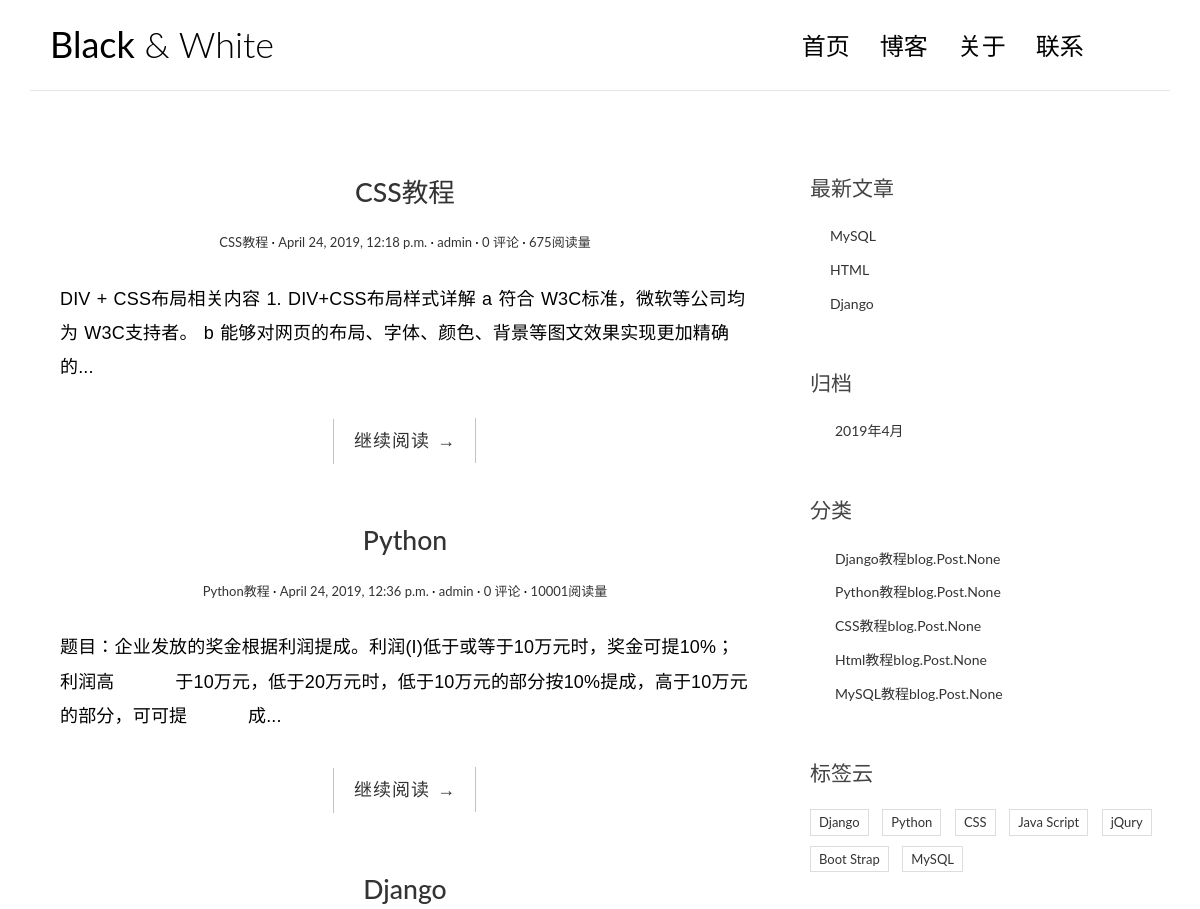
/blog/ (upper part), run on an earlier commit of the app's database.
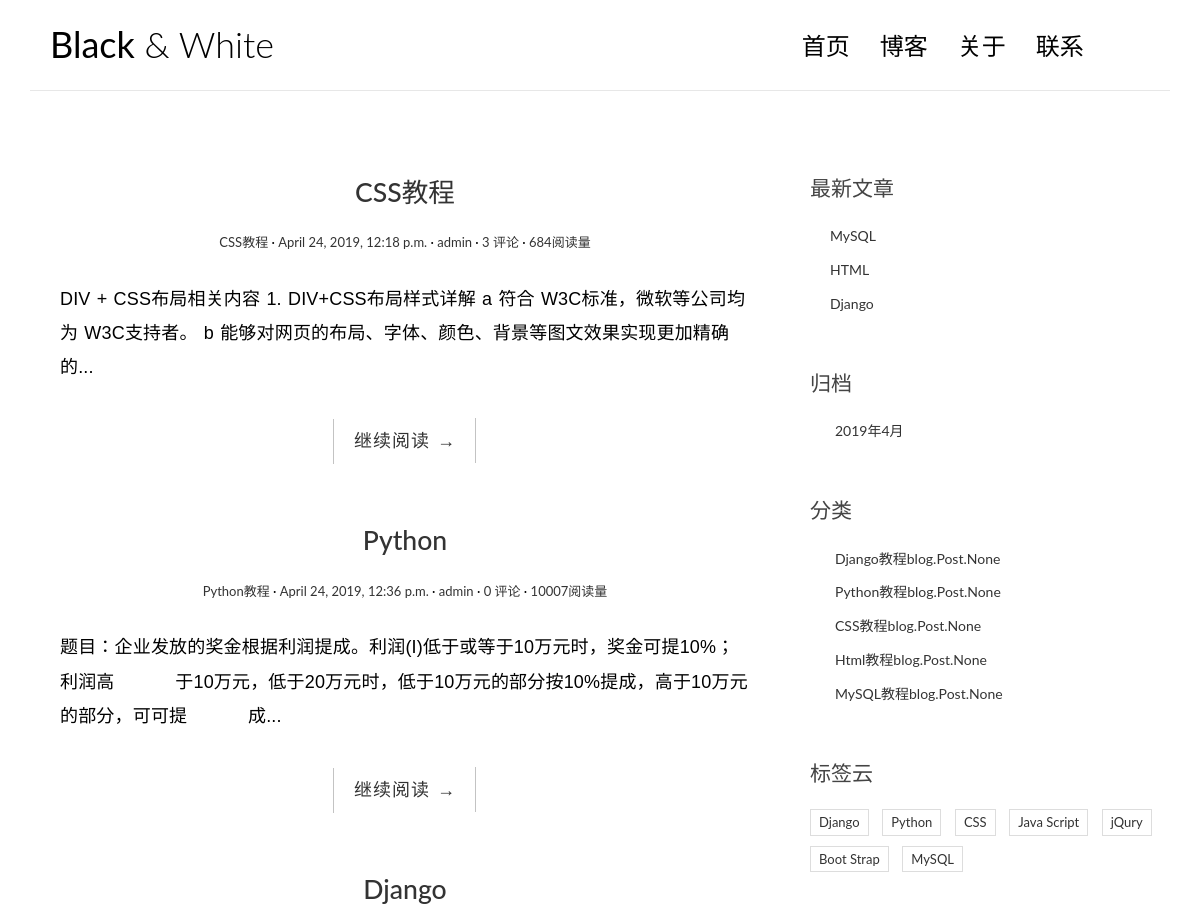
And on a later commit of the database.
### blog/models.py (models this page shows, shortened)
class Post(models.Model):
    title = models.CharField('标题', max_length=10)
    summary = models.CharField('摘要', max_length=100)
    body = models.TextField('内容')
    views = models.PositiveIntegerField('阅读量', default=0)
    create_time = models.DateTimeField('发布时间', auto_now_add=True)
    modeified_time = models.DateTimeField('修改时间', auto_now_add=True)
    category = models.ForeignKey(Category, on_delete=models.CASCADE, verbose_name='类别')
    tags = models.ManyToManyField(Tag, verbose_name='标签')
    author = models.ForeignKey(User, on_delete=models.CASCADE, verbose_name='作者')
    class Meta:
        verbose_name = '博客'
        verbose_name_plural = verbose_name

class Category(models.Model):
    name = models.CharField('名称', max_length=30)
    class Meta:
        verbose_name = '类别'
        verbose_name_plural = verbose_name

class Tag(models.Model):
    name = models.CharField('名称', max_length=100)
    class Meta:
        verbose_name = '标签'
        verbose_name_plural = verbose_name

### blog/views.py (the view)
def index(request):
    postlist = Post.objects.all()
    context = {
        'postlist': postlist
    }
    return render(request, 'blog/index.html', context)

### blog/templatetags/extend_fun.py (called while the page is built)
@register.simple_tag
def getlatestposts(num=3):
    return Post.objects.all().order_by('-create_time')[:num]

@register.simple_tag
def getdatelist(num=3):
    return Post.objects.dates('create_time','month',order='DESC')[:num]

@register.simple_tag
def getcatgory():
    return Category.objects.all()

@register.simple_tag
def gettags():
    return Tag.objects.all()

### templates/blog/index.html
{% extends 'blog/base.html' %}
{% load extend_fun %}
{% block left %}
    {% for post in postlist %}
        <article class="post post-1">
            <header class="entry-header">
                <h1 class="entry-title">
                    <a href="{% url 'blog:detail' post.id%}">{{post.title}}</a>
                </h1>
                <div class="entry-meta">
                    <span class="post-category"><a href="{% url 'blog:category' post.category.pk %}">{{post.category.name}}</a></span>
                    <span class="post-date"><a href="#"><time class="entry-date"
                                                              datetime="{{post.create_time}}">{{post.create_time}}</time></a></span>
                    <span class="post-author"><a href="#">{{post.author.username}}</a></span>
                    <span class="comments-link"><a href="{% url 'blog:detail' post.id %}#comment-area">{{post.comment_set.count}} 评论</a></span>
                    <span class="views-count"><a href="{% url 'blog:detail' post.id %}">{{post.views}}阅读量</a></span>
                </div>
            </header>
            <div class="entry-content clearfix">
                <p>{{post.body|slice:'100'}}...</p>
                <div class="read-more cl-effect-14">
                    <a href="{% url 'blog:detail' post.id %}" class="more-link">继续阅读 <span class="meta-nav">→</span></a>
                </div>
            </div>
        </article>
    {% empty %}
        没有文章
    {% endfor %}
{% endblock%}

### templates/blog/base.html (shortened to what this page needs)
{% load extend_fun %}
<!DOCTYPE html>
<html>
<head>
    <link rel="stylesheet" href="/static/css/bootstrap.min.css">
    <link rel="stylesheet" href="http://code.ionicframework.com/ionicons/2.0.1/css/ionicons.min.css">
    <link rel="stylesheet" href="/static/css/pace.css">
    <link rel="stylesheet" href="/static/css/custom.css">
</head>
<body>
    <div class="container">
        <header id="site-header">
            <div class="row">
                <div class="col-md-4 col-sm-5 col-xs-8">
                    <div class="logo">
                        <h1><a href="/blog/"><b>Black</b> &amp; White</a></h1>
                    </div>
                </div>
                <div class="col-md-8 col-sm-7 col-xs-4">
                    <nav class="main-nav" role="navigation">
                        <div class="collapse navbar-collapse" id="bs-example-navbar-collapse-1">
                            <ul class="nav navbar-nav navbar-right">
                                <li class="cl-effect-11"><a href="index.html" data-hover="首页">首页</a></li>
                                <li class="cl-effect-11"><a href="full-width.html" data-hover="博客">博客</a></li>
                                <li class="cl-effect-11"><a href="about.html" data-hover="关于">关于</a></li>
                                <li class="cl-effect-11"><a href="contact.html" data-hover="联系">联系</a></li>
                            </ul>
                        </div>
                    </nav>
                </div>
            </div>
        </header>
    </div>
    <div class="content-body">
        <div class="container">
            <div class="row">
                <main class="col-md-8">
                    {% block left %}
                    {% endblock %}
                </main>
                <aside class="col-md-4">
                    <div class="widget widget-recent-posts">
                        <h3 class="widget-title">最新文章</h3>
                        <ul>
                            {% getlatestposts as latestpost %}
                            {% for post in latestpost %}
                            <li>
                                <a href="{% url 'blog:detail' post.id %}">{{post.title}}</a>
                            </li>
                            {% empty %}
                                <li>没有新文章</li>
                            {% endfor %}
                        </ul>
                    </div>
                    <div class="widget widget-archives">
                        <h3 class="widget-title">归档</h3>
                        <ul>
                            {% getdatelist as datelist %}
                            {% for date in datelist %}
                            <li>
                                <a href="{% url 'blog:achives' date.year date.month %}">{{date.year}}年{{date.month}}月</a>
                            </li>
                            {% empty %}
                                <li>没有归档</li>
                            {% endfor %}
                        </ul>
                    </div>
                    <div class="widget widget-category">
                        <h3 class="widget-title">分类</h3>
                        <ul>
                            {% getcatgory as categorys %}
                            {% for category in categorys %}
                            <li>
                                <a href="{% url 'blog:category' category.id %}">{{category.name}}<span class="post-count">{{category.post_set}}</span></a>
                            </li>
                            {% empty %}
                                <li>没有分类</li>
                            {% endfor %}
                        </ul>
                    </div>
                    <div class="widget widget-tag-cloud">
                        <h3 class="widget-title">标签云</h3>
                        <ul>
                            {% gettags as tags %}
                            {% for tag in tags %}
                            <li>
                                <a href="{% url 'blog:tag' tag.id %}">{{tag.name}}</a>
                            </li>
                            {% empty %}
                                <li>没有标签</li>
                            {% endfor %}
                        </ul>
                    </div>
                </aside>
            </div>
        </div>
    </div>
</body>
</html>

### static/css/custom.css (style rules this page uses)
* { outline: none; }
h1, h2, h3, h4, h5, h6 { margin-top: 0; }
b { font-weight: 400; }
a { color: #333; }
body { color: #444; font-family: 'Lato', sans-serif; }
p { font-family: 'Ubuntu', sans-serif; font-weight: 400; word-spacing: 1px; letter-spacing: 0.01em; }
#site-header { background-color: #FFF; padding: 25px 20px; margin-bottom: 40px; border-bottom: 1px solid #e7e7e7; }
.logo h1 a { color: #000; }
.logo h1 { margin: 0; font-family: 'Lato', sans-serif; font-weight: 300; }
.main-nav { margin-top: 11px; max-width: 95%; }
.main-nav a { color: #000000 !important; padding: 0 0 5px 0 !important; margin-right: 30px; font-family: 'Lato', sans-serif; font-weight: 300; font-size: 24px; }
.cl-effect-11 a { padding: 10px 0; color: #0972b4; text-shadow: none; }
.cl-effect-11 a::before { position: absolute; top: 0; left: 0; overflow: hidden; padding: 0 0 5px 0 !important; max-width: 0; border-bottom: 1px solid #000; color: #000; content: attr(data-hover); white-space: nowrap; -webkit-transition: max-width 0.5s; -moz-transition: max-width 0.5s; transition: max-width 0.5s; }
.content-body { padding-bottom: 4em; }
.post { background: #fff; padding: 30px 30px 0; }
.entry-title { text-align: center; font-size: 1.9em; margin-bottom: 20px; line-height: 1.6; padding: 10px 20px 0; }
.entry-meta { text-align: center; color: #DDDDDD; font-size: 13px; margin-bottom: 30px; }
.entry-content { font-size: 18px; line-height: 1.9; font-weight: 300; color: #000; }
.post-category::after, .post-date::after, .post-author::after, .comments-link::after { content: ' ·'; color: #000; }
.read-more { font-family: 'Ubuntu', sans-serif; font-weight: 400; word-spacing: 1px; letter-spacing: 0.01em; text-align: center; margin-top: 20px; }
.cl-effect-14 a { padding: 0 20px; height: 45px; line-height: 45px; position: relative; display: inline-block; margin: 15px 25px; letter-spacing: 1px; font-weight: 400; text-shadow: 0 0 1px rgba(255, 255, 255, 0.3); }
.cl-effect-14 a::before, .cl-effect-14 a::after { position: absolute; width: 45px; height: 1px; background: #C3C3C3; content: ''; -webkit-transition: all 0.3s; -moz-transition: all 0.3s; transition: all 0.3s; pointer-events: none; }
.cl-effect-14 a::before { top: 0; left: 0; -webkit-transform: rotate(90deg); -moz-transform: rotate(90deg); transform: rotate(90deg); -webkit-transform-origin: 0 0; -moz-transform-origin: 0 0; transform-origin: 0 0; }
.cl-effect-14 a::after { right: 0; bottom: 0; -webkit-transform: rotate(90deg); -moz-transform: rotate(90deg); transform: rotate(90deg); -webkit-transform-origin: 100% 0; -moz-transform-origin: 100% 0; transform-origin: 100% 0; }
.widget { background: #fff; padding: 30px 0 0; }
.widget-title { font-size: 1.5em; margin-bottom: 20px; line-height: 1.6; padding: 10px 0 0; font-weight: 400; }
.widget-recent-posts ul { padding: 0; margin: 0; padding-left: 20px; }
.widget-recent-posts ul li { list-style-type: none; position: relative; line-height: 170%; margin-bottom: 10px; }
.widget-recent-posts ul li::before { content: '\f3d3'; font-family: "Ionicons"; position: absolute; left: -17px; top: 3px; font-size: 16px; color: #000; }
.widget-archives ul { padding: 0; margin: 0; padding-left: 25px; }
.widget-archives ul li { list-style-type: none; position: relative; line-height: 170%; margin-bottom: 10px; }
.widget-archives ul li::before { content: '\f3f3'; font-family: "Ionicons"; position: absolute; left: -25px; top: 1px; font-size: 16px; color: #000; }
.widget-category ul { padding: 0; margin: 0; padding-left: 25px; }
.widget-category ul li { list-style-type: none; position: relative; line-height: 170%; margin-bottom: 10px; }
.widget-category ul li::before { content: '\f3fe'; font-family: "Ionicons"; position: absolute; left: -25px; top: 1px; font-size: 18px; color: #000; }
.widget-tag-cloud ul { padding: 0; margin: 0; margin-right: -10px; }
.widget-tag-cloud ul li { list-style-type: none; font-size: 13px; display: inline-block; margin-right: 10px; margin-bottom: 10px; padding: 3px 8px; border: 1px solid #ddd; }

What changed in the data, as far as the page shows it:
changed Post "CSS教程": comment_set.count "0" → "3"; views "675" → "684"
changed Post "Python": views "10001" → "10007"
